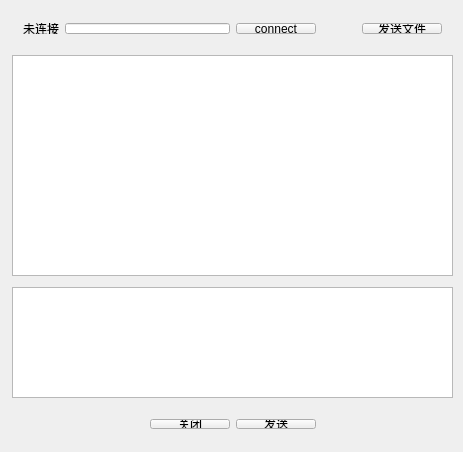
<?xml version="1.0" encoding="UTF-8"?>
<ui version="4.0">
 <class>myWidget</class>
 <widget class="QWidget" name="myWidget">
  <property name="geometry">
   <rect>
    <x>0</x>
    <y>0</y>
    <width>463</width>
    <height>452</height>
   </rect>
  </property>
  <property name="windowTitle">
   <string>myWidget</string>
  </property>
  <widget class="QTextBrowser" name="outputBrowser">
   <property name="geometry">
    <rect>
     <x>12</x>
     <y>55</y>
     <width>441</width>
     <height>221</height>
    </rect>
   </property>
  </widget>
  <widget class="QTextBrowser" name="inputBrowser">
   <property name="geometry">
    <rect>
     <x>12</x>
     <y>287</y>
     <width>441</width>
     <height>111</height>
    </rect>
   </property>
  </widget>
  <widget class="QWidget" name="horizontalLayoutWidget">
   <property name="geometry">
    <rect>
     <x>12</x>
     <y>12</y>
     <width>441</width>
     <height>33</height>
    </rect>
   </property>
   <layout class="QHBoxLayout" name="toplayout">
    <item>
     <widget class="QLabel" name="iptext">
      <property name="text">
       <string>未连接</string>
      </property>
     </widget>
    </item>
    <item>
     <widget class="QLineEdit" name="iplineedit"/>
    </item>
    <item>
     <widget class="QPushButton" name="connectip">
      <property name="text">
       <string>connect</string>
      </property>
     </widget>
    </item>
    <item>
     <spacer name="horizontalSpacer">
      <property name="orientation">
       <enum>Qt::Horizontal</enum>
      </property>
      <property name="sizeType">
       <enum>QSizePolicy::Preferred</enum>
      </property>
      <property name="sizeHint" stdset="0">
       <size>
        <width>40</width>
        <height>20</height>
       </size>
      </property>
     </spacer>
    </item>
    <item>
     <widget class="QPushButton" name="sendfile">
      <property name="text">
       <string>发送文件</string>
      </property>
     </widget>
    </item>
   </layout>
  </widget>
  <widget class="QWidget" name="horizontalLayoutWidget_2">
   <property name="geometry">
    <rect>
     <x>12</x>
     <y>408</y>
     <width>441</width>
     <height>32</height>
    </rect>
   </property>
   <layout class="QHBoxLayout" name="downlayout">
    <item>
     <spacer name="horizontalSpacer_3">
      <property name="orientation">
       <enum>Qt::Horizontal</enum>
      </property>
      <property name="sizeHint" stdset="0">
       <size>
        <width>40</width>
        <height>20</height>
       </size>
      </property>
     </spacer>
    </item>
    <item>
     <widget class="QPushButton" name="closeButton">
      <property name="text">
       <string>关闭</string>
      </property>
     </widget>
    </item>
    <item>
     <widget class="QPushButton" name="sendmsgbutton">
      <property name="text">
       <string>发送</string>
      </property>
     </widget>
    </item>
    <item>
     <spacer name="horizontalSpacer_2">
      <property name="orientation">
       <enum>Qt::Horizontal</enum>
      </property>
      <property name="sizeHint" stdset="0">
       <size>
        <width>40</width>
        <height>20</height>
       </size>
      </property>
     </spacer>
    </item>
   </layout>
  </widget>
 </widget>
 <layoutdefault spacing="6" margin="11"/>
 <resources/>
 <connections/>
</ui>
